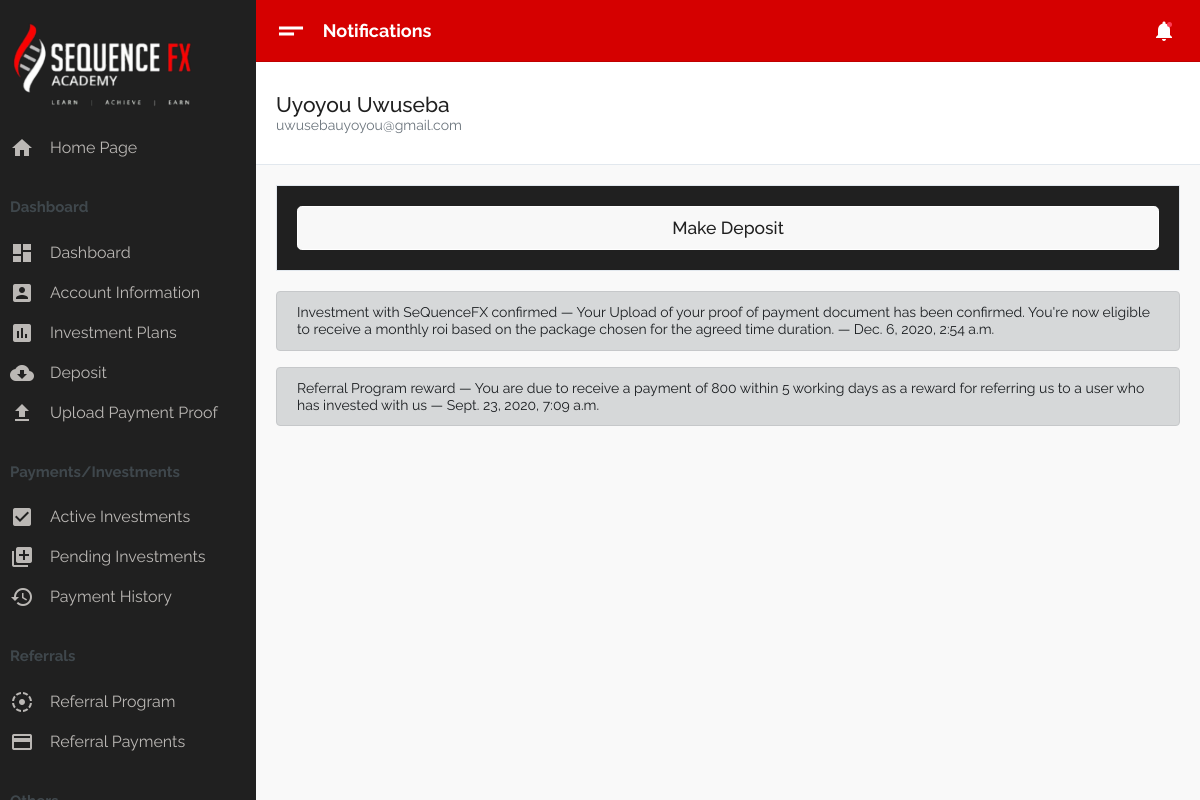
The page /dashboard/notifications (signed in) on the database its author committed.
### dashboard/models.py (models this page shows, shortened)
class User(models.Model):
    first_name = models.CharField(max_length=30)
    last_name = models.CharField(max_length=30)
    email = models.EmailField(blank=True,unique=True)
    password = models.CharField(max_length=300)
    country = models.CharField(max_length=50,null=True,blank=True)
    phone_number = models.CharField(max_length=50,null=True,blank=True)
    bank_name = models.CharField(max_length=20,null=True,blank=True)
    bank_account_number = models.CharField(max_length=20,null=True,blank=True)
    bank_account_name=models.CharField(max_length=50,null=True,blank=True)
    is_verified = models.BooleanField(default=False)

class Notification(models.Model):
    user=models.ForeignKey(User,on_delete=models.CASCADE)
    text=models.TextField()
    heading=models.CharField(max_length=250)
    datetime=models.DateTimeField(default=timezone.now)
    is_read=models.BooleanField(default=False)

### dashboard/views.py (the view)
# urls.py: path("notifications",views.notifications,name="notifications"),
def notifications(request):
    try:
        uid=request.session['user_id']
    except KeyError:
        return HttpResponseRedirect(reverse('mainsite:login'))
    else:
        try:
            user=User.objects.get(pk=uid)
        except User.DoesNotExist:
            return HttpResponseRedirect(reverse('mainsite:login'))
        else:
            notifications=Notification.objects.filter(user=user).order_by('-datetime')
            notifications.update(is_read=True)
            context={
                'page_name':'Notifications',
                'user':user,
                'slug':'notifications',
                'notifications':notifications
            }
    return render(request,"dashboard/notifications.html",context)

### dashboard/templates/dashboard/notifications.html
{% extends './base.html' %}
{% block content %}
<div class="container-fluid">
    {% for notification in notifications %}
    <div class="alert alert-dark" role="alert">
        {{notification.heading}} — {{ notification.text }} — {{ notification.datetime }}
    </div>
    {% endfor %}
</div>
{% endblock content %}

### dashboard/templates/dashboard/base.html (shortened to what this page needs)
<!DOCTYPE html>
<html lang="en" dir="ltr">
    {% load static %}
<head>
    <link type="text/css" href="{% static 'dashboard/assets/css/vendor-morris.css' %}" rel="stylesheet">
    <link type="text/css" href="{% static 'dashboard/assets/css/vendor-bootstrap-datepicker.css' %}" rel="stylesheet">
    <link type="text/css" href="{% static 'dashboard/assets/css/app.css' %}" rel="stylesheet">
    <link type="text/css" href="{% static 'dashboard/assets/css/app.rtl.css' %}" rel="stylesheet">
    <link type="text/css" href="{% static 'dashboard/assets/vendor/simplebar.css' %}" rel="stylesheet">
</head>
<body>
    <div class="mdk-drawer-layout js-mdk-drawer-layout" data-fullbleed data-push data-responsive-width="992px" data-has-scrolling-region>
        <div class="mdk-drawer-layout__content">
            <div class="mdk-header-layout js-mdk-header-layout  mdk-header--fixed  mdk-header-layout__content--scrollable">
                <div class="mdk-header js-mdk-header bg-primary" data-fixed>
                    <div class="mdk-header__content">
                        <nav class="navbar navbar-expand-md bg-primary navbar-dark d-flex-none">
                            <button class="btn btn-link text-white pl-0" type="button" data-toggle="sidebar">
    <i class="material-icons align-middle md-36">short_text</i>
  </button>
                            <div class="page-title m-0">{{ page_name }}</div>
                            <div class="collapse navbar-collapse" id="mainNavbar">
                                <ul class="navbar-nav ml-auto align-items-center">
                                    <li class="nav-item dropdown notifications d-flex align-self-center align-items-center" id="navbarNotifications">
                                        <a href="#" class="nav-link dropdown-toggle notifications--active" data-toggle="dropdown" aria-expanded="false">
          <i class="material-icons align-middle">notifications</i>
        </a>
                                    </li>
                                </ul>
                            </div>
                        </nav>
                    </div>
                </div>
                <div class="mdk-header-layout__content top-navbar mdk-header-layout__content--scrollable h-100">
                    <div class="py-4 mb-3 bg-white border-bottom">
                        <div class="container-fluid container-account">
                            <div class="row">
                                <div class="col-lg-6">
                                    <div class="media media-user-info align-items-center">
                                        <div class="media-body lh-1">
                                            <p class="h4 m-0"> {{ user.first_name }} {{ user.last_name }} </p>
                                            <p class="text-muted mb-0"> {{ user.email }} </p>
                                        </div>
                                    </div>
                                </div>
                                <div class="col-lg-6"></div>
                            </div>
                        </div>
                    </div>
                    {% block global %}
                        {% include './info.html'%}
                    {% endblock %}
                    {% block content %}{% endblock %}
                <br /><br /><br /><br /><br />
                </div>
            </div>
        </div>
        <div class="mdk-drawer js-mdk-drawer" id="default-drawer">
            <div class="mdk-drawer__content">
                <div class="mdk-drawer__inner" data-simplebar data-simplebar-force-enabled="true">
                    <nav class="drawer  drawer--dark">
                        <div class="drawer-spacer">
                            <div class="media align-items-center">
                                <a href="{% url 'mainsite:index' %}" class="h5 m-0 text-link"><img src="{% static 'dashboard/assets/images/logo-icon.png' %}" alt="logo"></a>
                            </div>
                        </div>
                        <ul class="drawer-menu" id="dasboardMenu" data-children=".drawer-submenu">
                            <li class="drawer-menu-item">
                                <a href="{% url 'mainsite:index' %}">
        <i class="material-icons">home</i>
        <span class="drawer-menu-text"> Home Page</span>
      </a>
                            </li>
                        </ul>
                        <div class="py-2 drawer-heading">
                            Dashboard
                        </div>
                        <ul class="drawer-menu" id="dasboardMenu" data-children=".drawer-submenu">
                            <li class="drawer-menu-item {% if slug == 'index' %} active {% endif %}">
                                <a href="{% url 'dashboard:index' %}">
        <i class="material-icons">dashboard</i>
        <span class="drawer-menu-text"> Dashboard</span>
      </a>
                            </li>
                            <li class="drawer-menu-item {% if slug == 'account-info' %} active {% endif %}">
                                <a href="{% url 'dashboard:account-info' %}">
        <i class="material-icons">account_box</i>
        <span class="drawer-menu-text"> Account Information</span>
      </a>
                            </li>
                            <li class="drawer-menu-item {% if slug == 'investment-plans' %} active {% endif %}">
                                <a href="{% url 'dashboard:investment-plans' %}">
        <i class="material-icons">insert_chart</i>
        <span class="drawer-menu-text"> Investment Plans</span>
      </a>
                            </li>
                            <li class="drawer-menu-item {% if slug == 'make-deposit' %} active {% endif %}">
                                <a href="{% url 'dashboard:deposit' %}">
        <i class="material-icons">cloud_download</i>
        <span class="drawer-menu-text"> Deposit </span>
      </a>
                            </li>
                            <li class="drawer-menu-item {% if slug == 'upload-pop' %} active {% endif %}">
                                <a href="{% url 'dashboard:upload-pop' %}">
        <i class="material-icons">file_upload</i>
        <span class="drawer-menu-text"> Upload Payment Proof</span>
      </a>
                            </li>
                        </ul>
                        <div class="py-2 drawer-heading">
                            Payments/Investments
                        </div>
                        <ul class="drawer-menu" id="dasboardMenu" data-children=".drawer-submenu">
                            <li class="drawer-menu-item {% if slug == 'active-investments' %} active {% endif %}">
                                <a href="{% url 'dashboard:active-investments' %}">
        <i class="material-icons">check_box</i>
        <span class="drawer-menu-text"> Active Investments</span>
      </a>
                            </li>
                            <li class="drawer-menu-item {% if slug == 'pending-investments' %} active {% endif %}">
                                <a href="{% url 'dashboard:pending-investments' %}">
        <i class="material-icons">queue</i>
        <span class="drawer-menu-text"> Pending Investments</span>
      </a>
                            </li>
                            <li class="drawer-menu-item {% if slug == 'payment-history' %} active {% endif %}">
                                <a href="{% url 'dashboard:payment-history' %}">
        <i class="material-icons">history</i>
        <span class="drawer-menu-text"> Payment History</span>
      </a>
                            </li>
                        </ul>
                        <div class="py-2 drawer-heading">
                            Referrals
                        </div>
                        <ul class="drawer-menu" id="dasboardMenu" data-children=".drawer-submenu">
                            <li class="drawer-menu-item {% if slug == 'referral-program' %} active {% endif %}">
                                <a href="{% url 'dashboard:referral-program' %}">
        <i class="material-icons">filter_tilt_shift</i>
        <span class="drawer-menu-text"> Referral Program</span>
      </a>
                            </li>
                            <li class="drawer-menu-item {% if slug == 'referral-payments' %} active {% endif %}">
                                <a href="{% url 'dashboard:referral-payments' %}">
        <i class="material-icons">payment</i>
        <span class="drawer-menu-text"> Referral Payments</span>
      </a>
                            </li>
                        </ul>
                        <div class="py-2 drawer-heading">
                        </div>
                    </nav>
                </div>
            </div>
        </div>
    </div>
</body>
</html>

### rows shown on the page
User: first_name "Uyoyou", last_name "Uwuseba", email "uwusebauyoyou@gmail.com"
Notification: heading "Investment with SeQuenceFX confirmed", text "Your Upload of your proof of payment document has been confirmed. You're now eligible to receive a monthly roi based on the package chosen for the agreed time duration.", datetime "Dec. 6, 2020, 2:54 a.m."
Notification: heading "Referral Program reward", text "You are due to receive a payment of 800 within 5 working days as a reward for referring us to a user who has invested with us", datetime "Sept. 23, 2020, 7:09 a.m."

### other values the page prints
{{ page_name }} "Notifications"
